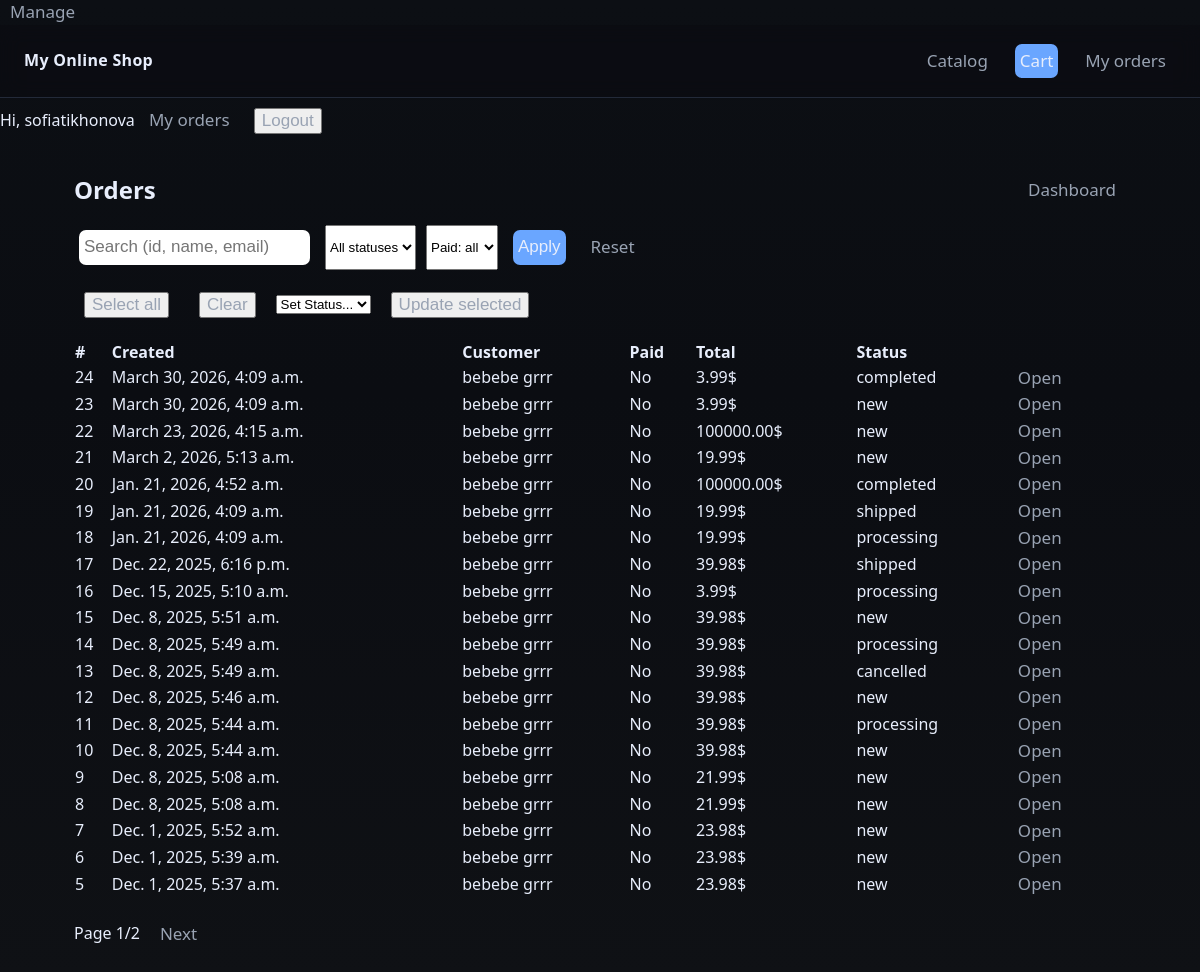
The app's page /manage/orders (signed in), older data.
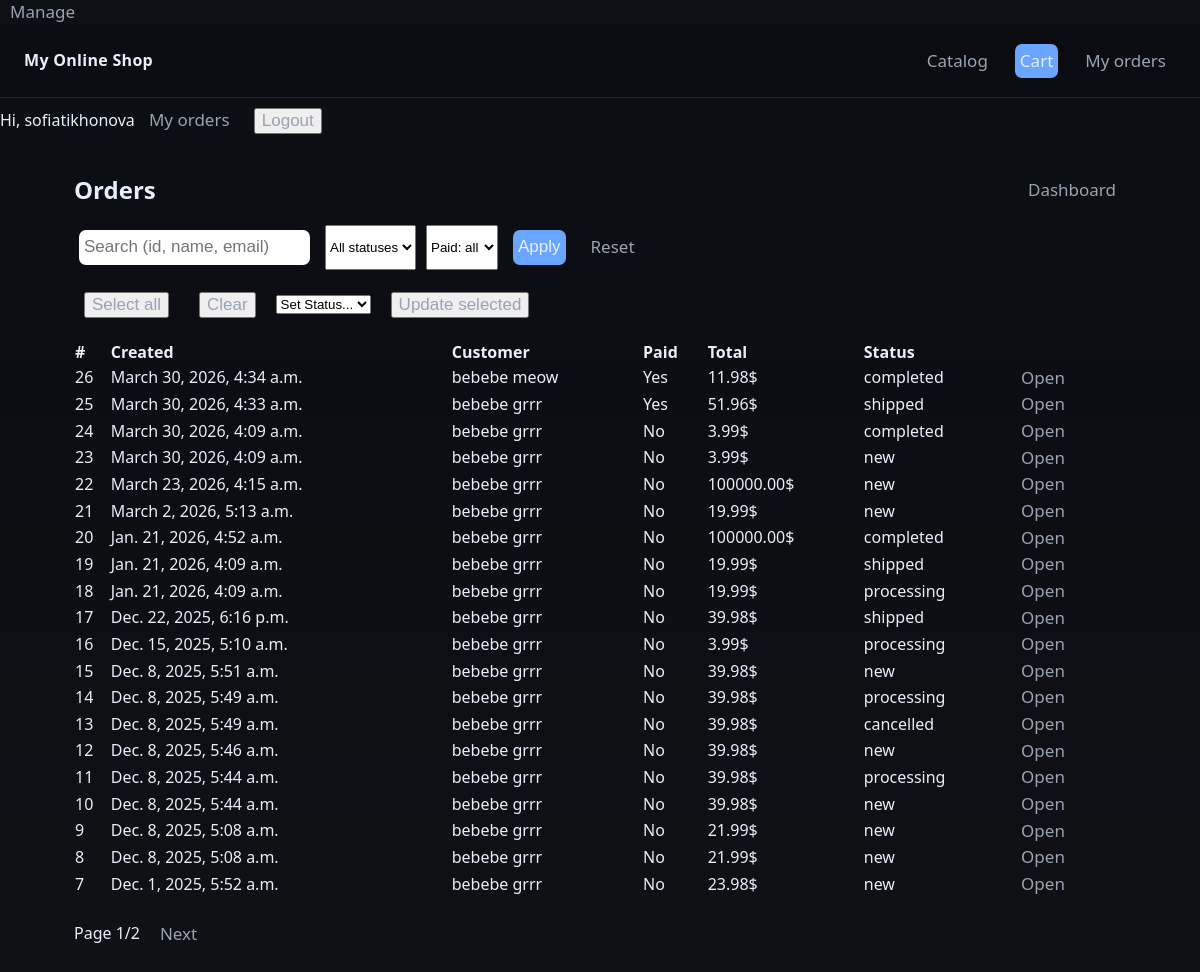
The same page, newer data.
### shop/models.py (models this page shows, shortened)
class Order(models.Model):
    STATUS_NEW='new'
    STATUS_PROCESSING='processing'
    STATUS_SHIPPED='shipped'
    STATUS_COMPLETED='completed'
    STATUS_CANCELLED='cancelled'
    STATUS_CHOICES=[
        (STATUS_NEW, 'New'),
        (STATUS_PROCESSING, 'Processing'),
        (STATUS_SHIPPED, 'Shipped'),
        (STATUS_COMPLETED, 'Completed'),
        (STATUS_CANCELLED, 'Cancelled'),
    ]
    first_name=models.CharField(max_length=50)
    last_name=models.CharField(max_length=50, blank=True)
    email=models.EmailField()
    address=models.CharField(max_length=50)
    city=models.CharField(max_length=100, blank=True)
    status=models.CharField(
        max_length=20,
        choices=STATUS_CHOICES,
        default=STATUS_NEW,
        db_index=True
    )
    created=models.DateTimeField(default=timezone.now, db_index=True)
    paid=models.BooleanField(default=False)
    payment_id=models.CharField(max_length=100, blank=True)
    user = models.ForeignKey(
        settings.AUTH_USER_MODEL,
        on_delete=models.SET_NULL,
        null=True,
        blank=True,
        related_name="orders"
    )
    class Meta:
        ordering=['-created']
    def get_total_cost(self):
        return sum(item.get_cost() for item in self.items.all())

class OrderItem(models.Model):
    order=models.ForeignKey(Order, related_name='items', on_delete=models.CASCADE)
    product=models.ForeignKey(Product, related_name='order_items', on_delete=models.PROTECT)
    price=models.DecimalField(max_digits=10, decimal_places=2)
    quantity=models.PositiveIntegerField(default=1)
    def get_cost(self):
        return self.price*self.quantity

### shop/views.py (the view, shortened to what this page needs)
# urls.py: path('manage/orders', views.manage_orders, name='manage_orders'),
@login_required
@permission_required('shop.view_order', raise_exception=True)
def manage_orders(request):
    from .models import Order
    status=request.GET.get('status')
    qs=Order.objects.order_by('-created')
    q=(request.GET.get('q') or '').strip()
    paid=(request.GET.get('paid') or '').strip()
    if status:
        qs=qs.filter(status=status)
    if paid=='yes':
        qs=qs.filter(paid=True)
    elif paid=='no':
        qs=qs.filter(paid=False)
    paginator=Paginator(qs,20)
    page_number=request.GET.get('page')
    page_obj=paginator.get_page(page_number)
    context={
        'status':status,
        'page_obj':page_obj,
        'q':q,
        'paid':paid,
        'status_choices':Order.STATUS_CHOICES,
    }
    return render(request, 'shop/manage/orders_list.html', context)

### shop/templates/shop/manage/orders_list.html (shortened to what this page needs)
{%extends 'shop/base.html'%}
{%block content%}
<section class="panel">
    <div style="display:flex; justify-content:space-between; align-items:center;">
        <h2 style="margin:0;">Orders</h2>
        <a class="btn" href="{%url 'shop:manage_dashboard'%}">Dashboard</a>
    </div>
    <form method="get" style="display:flex; gap:10px; flex-wrap:wrap; margin-top:12px;">
        <input type="text" class="inputqty" name="q" value="{{q}}" placeholder="Search (id, name, email)">
        <select name="status">
            <option value="">All statuses</option>
        </select>
        <select name="paid">
            <option value="">Paid: all</option>
        </select>
        <button class="btn btn--primary" type="submit">Apply</button>
        <a href="{%url 'shop:manage_orders'%}" class="btn">Reset</a>
    </form>
    <form action="{%url 'shop:manage_orders_bulk_status'%}" method="post" style="margin-top:12px">
        <div style="display:flex; gap:10px; align-items:center; margin-bottom:10px;">
            <button class="btn" type="button" onclick="toggleAll(true)">Select all</button>
            <button class="btn" type="button" onclick="toggleAll(false)">Clear</button>
            <select name="status" required>
                <option value="" disabled selected>Set Status...</option>
            </select>
            <button class="btn btn--primaary" type="submit">Update selected</button>
        </div>
    <table style="width:100%; border-collapse:collapse; margin-top:12px;">
        <tr>
            <th align="left">#</th>
            <th align="left">Created</th>
            <th align="left">Customer</th>
            <th align="left">Paid</th>
            <th align="left">Total</th>
            <th align="left">Status</th>
            <th></th>
        </tr>
        {%for o in page_obj%}
        <tr>
            <td>{{o.id}}</td>
            <td>{{o.created}}</td>
            <td>{{o.first_name}} {{o.last_name}}</td>
            <td>{%if o.paid%}Yes{%else%}No{%endif%}</td>
            <td>{{o.get_total_cost}}$</td>
            <td>{{o.status}}</td>
            <td><a class="btn" href="{%url 'shop:manage_order_detail' o.id%}">Open</a></td>
        </tr>
        {%empty%}
        <tr><td colspan="7" class="muted">No orders</td></tr>
        {%endfor%}
    </table>
    </form>
    {%if page_obj%}
    <div style="display:flex; gap:10px; align-items:center; margin-top:14px;">
        <div class="muted">Page {{page_obj.number}}/{{page_obj.paginator.num_pages}}</div>
        {%if page_obj.has_next%}
        <a class="btn"href="?q={{q}}&status={{status}}&paid={{paid}}&page={{page_obj.next_page_number}}">Next</a>
        {%endif%}
    </div>
    {%endif%}
</section>
{%endblock%}

Row changes from the older to the newer data that the page shows:
no longer on this page (row unchanged): Order: id "6", created "Dec. 1, 2025, 5:39 a.m.", first_name "bebebe", last_name "grrr", paid "No", get_total_cost "23.98", status "new"
no longer on this page (row unchanged): Order: id "5", created "Dec. 1, 2025, 5:37 a.m.", first_name "bebebe", last_name "grrr", paid "No", get_total_cost "23.98", status "new"
added Order: id "26", created "March 30, 2026, 4:34 a.m.", first_name "bebebe", last_name "meow", paid "Yes", get_total_cost "11.98", status "completed"
added Order: id "25", created "March 30, 2026, 4:33 a.m.", first_name "bebebe", last_name "grrr", paid "Yes", get_total_cost "51.96", status "shipped"
